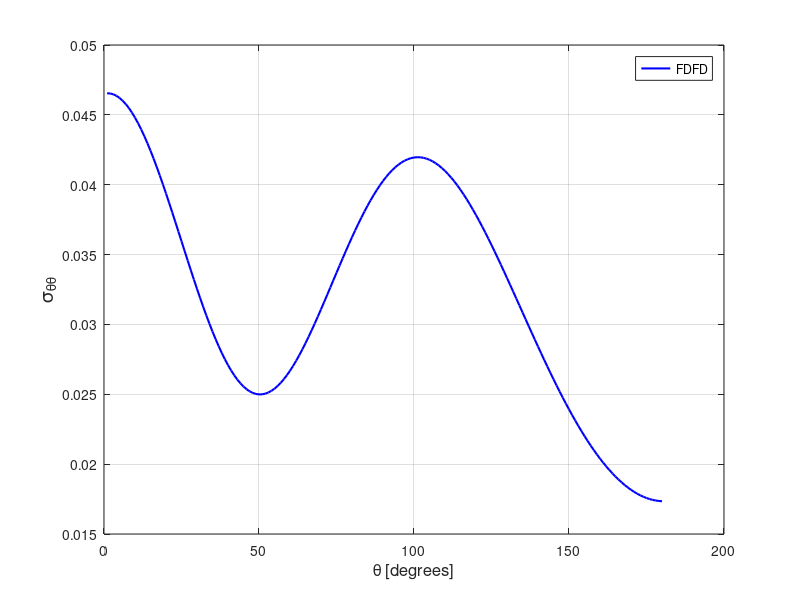

The MATLAB script that drew this image:
stt = [ 
    1  0.46544589E-01
    2  0.46531543E-01
    3  0.46471789E-01
    4  0.46365894E-01
    5  0.46214107E-01
    6  0.46017166E-01
    7  0.45776449E-01
    8  0.45492575E-01
    9  0.45166813E-01
   10  0.44801291E-01
   11  0.44396948E-01
   12  0.43955792E-01
   13  0.43480098E-01
   14  0.42971734E-01
   15  0.42433057E-01
   16  0.41866537E-01
   17  0.41274663E-01
   18  0.40659994E-01
   19  0.40025264E-01
   20  0.39373174E-01
   21  0.38707014E-01
   22  0.38029123E-01
   23  0.37342686E-01
   24  0.36650643E-01
   25  0.35955887E-01
   26  0.35261497E-01
   27  0.34570295E-01
   28  0.33885319E-01
   29  0.33209145E-01
   30  0.32544788E-01
   31  0.31894837E-01
   32  0.31261921E-01
   33  0.30648688E-01
   34  0.30057205E-01
   35  0.29490132E-01
   36  0.28949425E-01
   37  0.28437130E-01
   38  0.27955126E-01
   39  0.27505280E-01
   40  0.27088877E-01
   41  0.26707381E-01
   42  0.26362199E-01
   43  0.26054259E-01
   44  0.25784260E-01
   45  0.25553158E-01
   46  0.25361406E-01
   47  0.25209201E-01
   48  0.25096882E-01
   49  0.25024306E-01
   50  0.24991449E-01
   51  0.24997806E-01
   52  0.25042739E-01
   53  0.25125895E-01
   54  0.25246225E-01
   55  0.25402805E-01
   56  0.25594449E-01
   57  0.25820032E-01
   58  0.26078116E-01
   59  0.26367271E-01
   60  0.26685731E-01
   61  0.27032010E-01
   62  0.27404247E-01
   63  0.27800612E-01
   64  0.28219169E-01
   65  0.28657913E-01
   66  0.29114395E-01
   67  0.29587451E-01
   68  0.30074256E-01
   69  0.30572757E-01
   70  0.31081133E-01
   71  0.31597275E-01
   72  0.32118607E-01
   73  0.32643199E-01
   74  0.33169124E-01
   75  0.33694535E-01
   76  0.34216769E-01
   77  0.34734491E-01
   78  0.35245556E-01
   79  0.35748187E-01
   80  0.36240511E-01
   81  0.36720861E-01
   82  0.37187554E-01
   83  0.37639208E-01
   84  0.38074315E-01
   85  0.38491111E-01
   86  0.38888767E-01
   87  0.39266475E-01
   88  0.39621994E-01
   89  0.39955296E-01
   90  0.40265102E-01
   91  0.40550813E-01
   92  0.40811710E-01
   93  0.41047059E-01
   94  0.41255999E-01
   95  0.41438662E-01
   96  0.41594759E-01
   97  0.41723516E-01
   98  0.41825518E-01
   99  0.41900203E-01
  100  0.41947443E-01
  101  0.41967817E-01
  102  0.41961368E-01
  103  0.41928504E-01
  104  0.41868694E-01
  105  0.41783668E-01
  106  0.41672889E-01
  107  0.41537069E-01
  108  0.41377191E-01
  109  0.41193541E-01
  110  0.40986605E-01
  111  0.40757541E-01
  112  0.40506858E-01
  113  0.40235821E-01
  114  0.39944224E-01
  115  0.39633885E-01
  116  0.39305136E-01
  117  0.38959410E-01
  118  0.38597014E-01
  119  0.38219657E-01
  120  0.37827317E-01
  121  0.37421767E-01
  122  0.37003491E-01
  123  0.36573995E-01
  124  0.36133494E-01
  125  0.35683710E-01
  126  0.35225254E-01
  127  0.34759056E-01
  128  0.34286249E-01
  129  0.33807635E-01
  130  0.33324018E-01
  131  0.32836672E-01
  132  0.32346517E-01
  133  0.31853899E-01
  134  0.31360231E-01
  135  0.30866202E-01
  136  0.30372676E-01
  137  0.29880252E-01
  138  0.29390084E-01
  139  0.28902497E-01
  140  0.28418707E-01
  141  0.27939107E-01
  142  0.27464379E-01
  143  0.26995422E-01
  144  0.26532754E-01
  145  0.26076894E-01
  146  0.25628524E-01
  147  0.25188047E-01
  148  0.24756273E-01
  149  0.24333514E-01
  150  0.23920257E-01
  151  0.23516962E-01
  152  0.23124089E-01
  153  0.22742126E-01
  154  0.22371067E-01
  155  0.22011688E-01
  156  0.21664070E-01
  157  0.21328563E-01
  158  0.21005441E-01
  159  0.20694956E-01
  160  0.20397291E-01
  161  0.20112779E-01
  162  0.19841395E-01
  163  0.19583452E-01
  164  0.19339269E-01
  165  0.19108528E-01
  166  0.18891690E-01
  167  0.18688902E-01
  168  0.18499952E-01
  169  0.18325051E-01
  170  0.18164570E-01
  171  0.18018128E-01
  172  0.17885981E-01
  173  0.17768113E-01
  174  0.17664695E-01
  175  0.17575601E-01
  176  0.17500872E-01
  177  0.17440517E-01
  178  0.17394656E-01
  179  0.17363166E-01
  180  0.17346144E-01
  181  0.17343527E-01
  182  0.17355399E-01
  183  0.17381631E-01
  184  0.17422268E-01
  185  0.17477352E-01
  186  0.17546818E-01
  187  0.17630743E-01
  188  0.17728886E-01
  189  0.17841434E-01
  190  0.17968195E-01
  191  0.18109381E-01
  192  0.18264648E-01
  193  0.18434076E-01
  194  0.18617565E-01
  195  0.18815018E-01
  196  0.19026559E-01
  197  0.19251801E-01
  198  0.19490745E-01
  199  0.19743284E-01
  200  0.20009471E-01
  201  0.20288836E-01
  202  0.20581273E-01
  203  0.20886611E-01
  204  0.21204861E-01
  205  0.21535385E-01
  206  0.21878332E-01
  207  0.22233106E-01
  208  0.22599656E-01
  209  0.22977540E-01
  210  0.23366353E-01
  211  0.23765771E-01
  212  0.24175450E-01
  213  0.24594842E-01
  214  0.25023790E-01
  215  0.25461430E-01
  216  0.25907638E-01
  217  0.26361572E-01
  218  0.26822917E-01
  219  0.27290795E-01
  220  0.27764849E-01
  221  0.28244326E-01
  222  0.28728612E-01
  223  0.29216982E-01
  224  0.29708672E-01
  225  0.30202981E-01
  226  0.30699413E-01
  227  0.31196648E-01
  228  0.31694304E-01
  229  0.32191299E-01
  230  0.32686815E-01
  231  0.33180047E-01
  232  0.33670135E-01
  233  0.34155954E-01
  234  0.34636974E-01
  235  0.35111900E-01
  236  0.35580073E-01
  237  0.36039948E-01
  238  0.36491074E-01
  239  0.36932446E-01
  240  0.37363078E-01
  241  0.37781734E-01
  242  0.38187649E-01
  243  0.38579665E-01
  244  0.38957108E-01
  245  0.39318476E-01
  246  0.39663479E-01
  247  0.39990898E-01
  248  0.40299412E-01
  249  0.40588684E-01
  250  0.40857684E-01
  251  0.41105341E-01
  252  0.41331470E-01
  253  0.41534286E-01
  254  0.41713856E-01
  255  0.41869316E-01
  256  0.41999776E-01
  257  0.42105097E-01
  258  0.42184394E-01
  259  0.42236887E-01
  260  0.42263255E-01
  261  0.42261884E-01
  262  0.42233214E-01
  263  0.42177107E-01
  264  0.42092979E-01
  265  0.41981284E-01
  266  0.41841742E-01
  267  0.41674647E-01
  268  0.41480210E-01
  269  0.41258715E-01
  270  0.41010492E-01
  271  0.40736444E-01
  272  0.40437080E-01
  273  0.40112995E-01
  274  0.39763976E-01
  275  0.39392654E-01
  276  0.38999338E-01
  277  0.38585421E-01
  278  0.38151190E-01
  279  0.37698634E-01
  280  0.37229404E-01
  281  0.36744650E-01
  282  0.36246005E-01
  283  0.35734810E-01
  284  0.35213280E-01
  285  0.34683038E-01
  286  0.34146018E-01
  287  0.33604097E-01
  288  0.33058982E-01
  289  0.32513432E-01
  290  0.31969100E-01
  291  0.31428024E-01
  292  0.30892640E-01
  293  0.30365041E-01
  294  0.29846981E-01
  295  0.29341452E-01
  296  0.28850041E-01
  297  0.28374972E-01
  298  0.27918473E-01
  299  0.27482443E-01
  300  0.27069310E-01
  301  0.26680702E-01
  302  0.26318477E-01
  303  0.25984788E-01
  304  0.25680890E-01
  305  0.25408989E-01
  306  0.25170127E-01
  307  0.24965663E-01
  308  0.24797535E-01
  309  0.24666030E-01
  310  0.24572894E-01
  311  0.24518473E-01
  312  0.24503689E-01
  313  0.24528941E-01
  314  0.24594724E-01
  315  0.24701180E-01
  316  0.24848340E-01
  317  0.25035977E-01
  318  0.25263993E-01
  319  0.25531489E-01
  320  0.25838185E-01
  321  0.26182892E-01
  322  0.26564611E-01
  323  0.26982203E-01
  324  0.27434256E-01
  325  0.27919278E-01
  326  0.28435169E-01
  327  0.28980630E-01
  328  0.29553099E-01
  329  0.30150732E-01
  330  0.30771114E-01
  331  0.31411916E-01
  332  0.32070406E-01
  333  0.32744016E-01
  334  0.33430215E-01
  335  0.34126058E-01
  336  0.34828521E-01
  337  0.35534967E-01
  338  0.36242325E-01
  339  0.36947735E-01
  340  0.37647929E-01
  341  0.38340058E-01
  342  0.39021339E-01
  343  0.39688911E-01
  344  0.40339440E-01
  345  0.40970471E-01
  346  0.41579302E-01
  347  0.42162977E-01
  348  0.42719346E-01
  349  0.43245703E-01
  350  0.43739840E-01
  351  0.44199325E-01
  352  0.44622656E-01
  353  0.45007635E-01
  354  0.45352682E-01
  355  0.45656037E-01
  356  0.45916863E-01
  357  0.46133637E-01
  358  0.46305388E-01
  359  0.46431325E-01
  360  0.46511196E-01
 ]; 
plot(stt(1:180,1),stt(1:180,2),'b-','linewidth',1.5 ); 
grid on 
legend('FDFD');
xlabel('\theta [degrees]','FontSize',12);
ylabel('\sigma_{\theta\theta}','FontSize',14);
